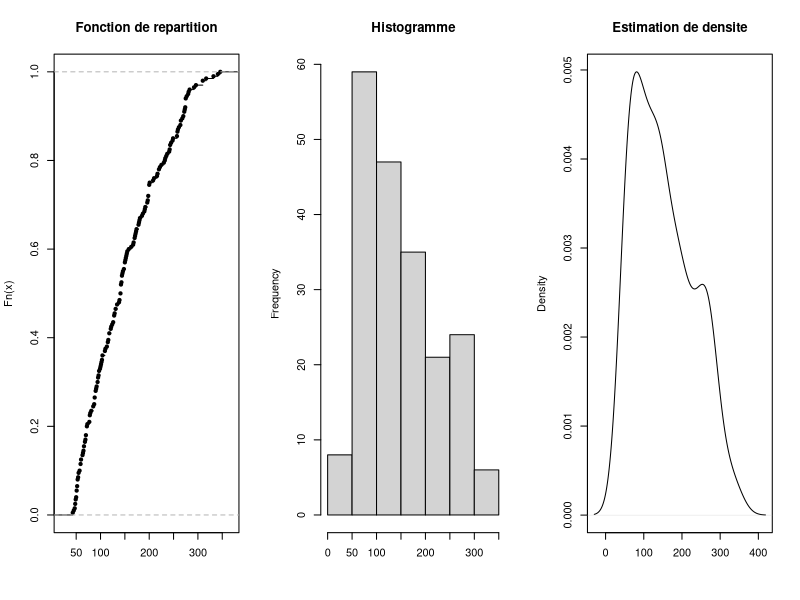
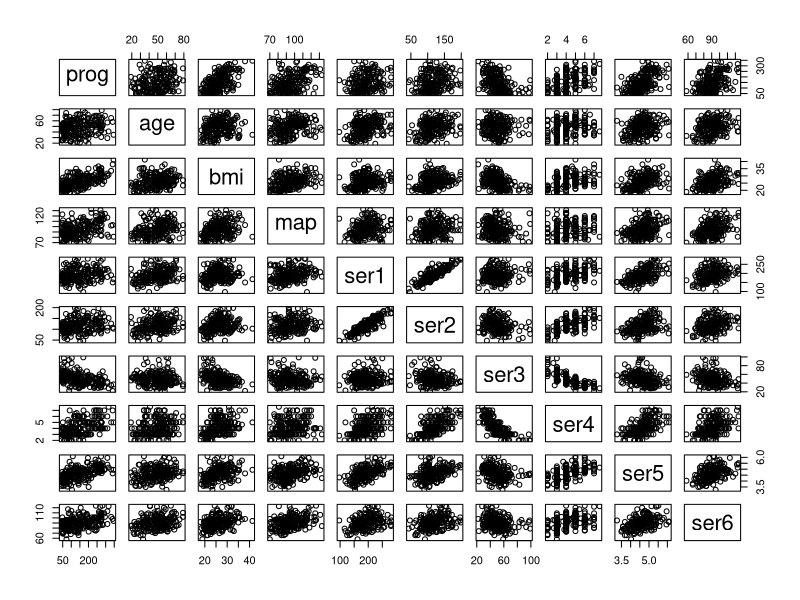
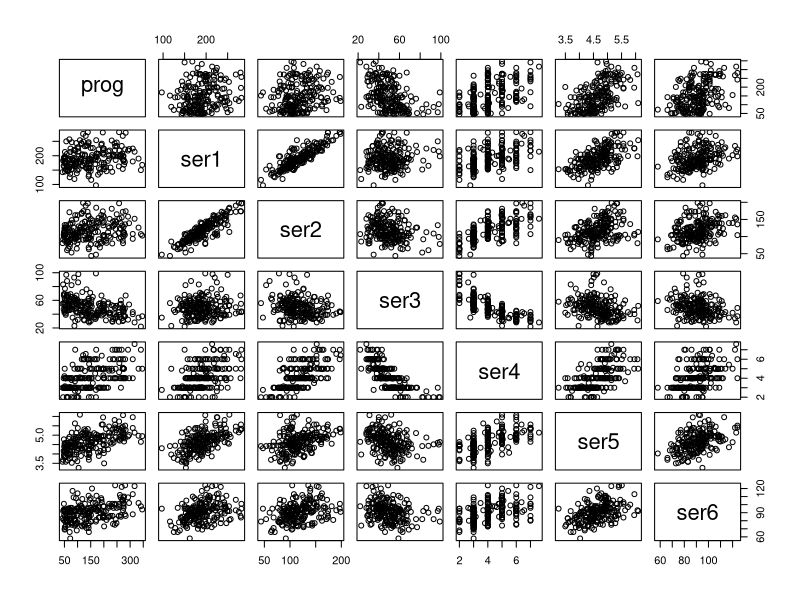
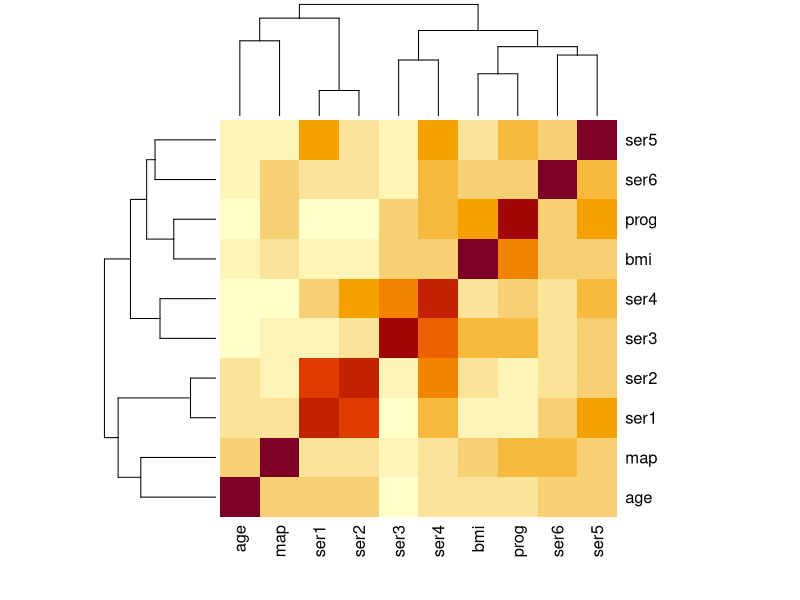
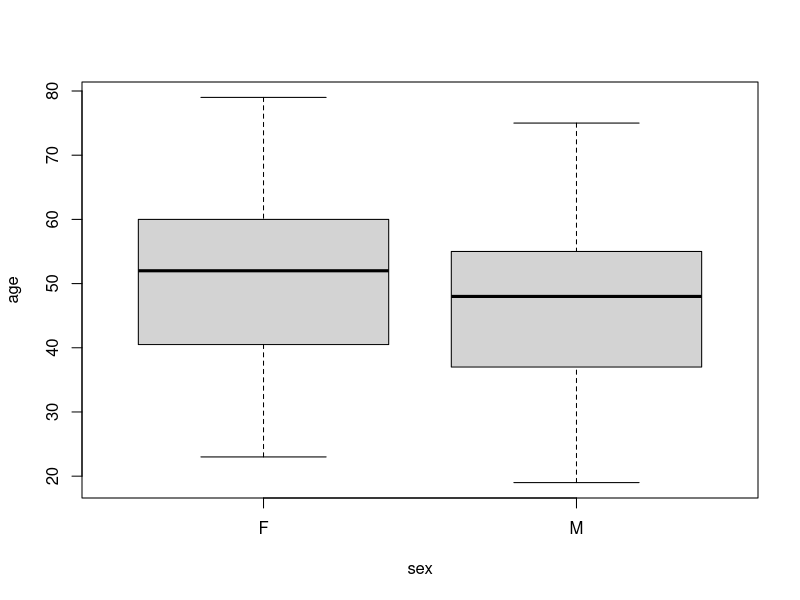
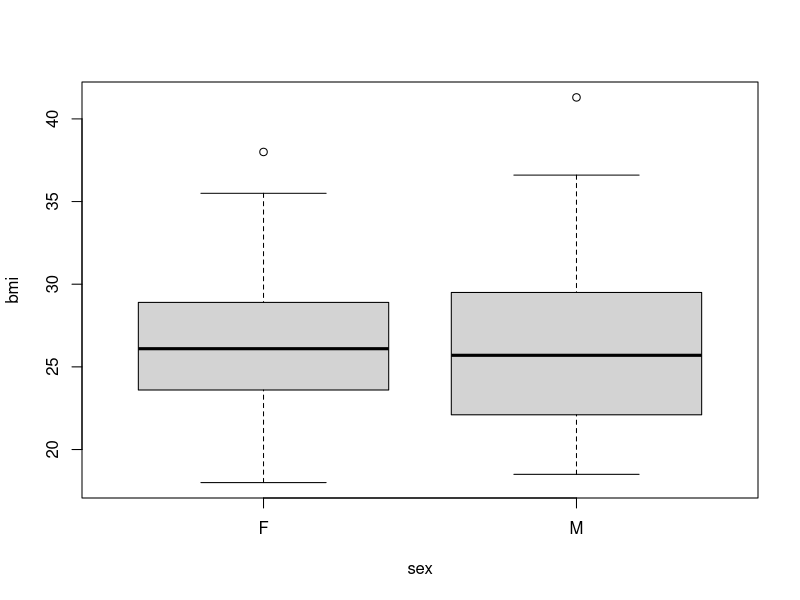
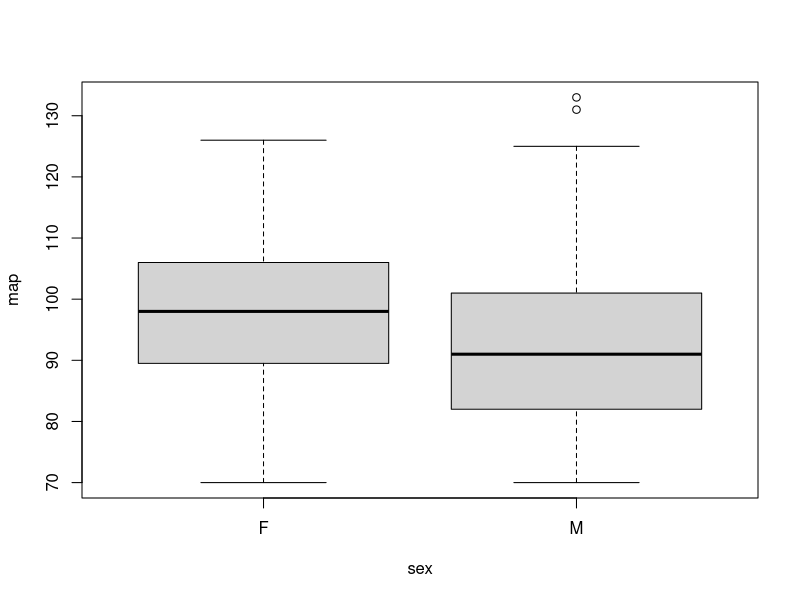
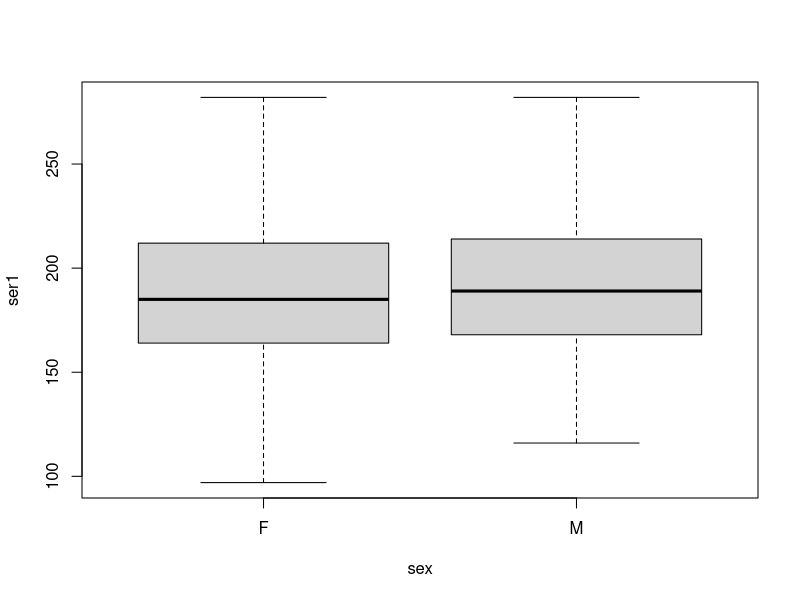

Write the R code that produced these figures, in order.
### TP6 - Selection de variables
### Code R pour commencer

#### Question 1
diabetes1 <- read.table(file="diabetes1.txt")
head(diabetes1)
summary(diabetes1)

## Distribution de la variable d'intérêt
par(mfrow=c(1,3))
plot(ecdf(diabetes1$prog),main="Fonction de repartition",xlab="")
hist(diabetes1$prog,main="Histogramme",xlab="")
plot(density(diabetes1$prog),main="Estimation de densite",xlab="")

## Graph pair à pair
## On enlevèe la variable "sex" qui est qualitative
pairs(prog~.,data=diabetes1[,c(-3)])

## Un peu difficile à lire, on peut sélectionner un sous ensemble
pairs(prog~.,data=diabetes1[,c(1,6:11)])

## Etude des corrélations
heatmap(abs(cor(diabetes1[,c(-3)])))
round(cor(diabetes1[,c(-3)]),2)

# Question 3
# Analyse du lien entre sex et les autres variables
par(mfrow=c(1,1))
boxplot(age~sex,data=diabetes1,xlab="sex",ylab="age")
boxplot(bmi~sex,data=diabetes1,xlab="sex",ylab="bmi")
boxplot(map~sex,data=diabetes1,xlab="sex",ylab="map")
boxplot(ser1~sex,data=diabetes1,xlab="sex",ylab="ser1")
boxplot(ser2~sex,data=diabetes1,xlab="sex",ylab="ser2")
boxplot(ser3~sex,data=diabetes1,xlab="sex",ylab="ser3")
boxplot(ser4~sex,data=diabetes1,xlab="sex",ylab="ser4")
boxplot(ser5~sex,data=diabetes1,xlab="sex",ylab="ser5")
boxplot(ser6~sex,data=diabetes1,xlab="sex",ylab="ser6")

## On observe quelques différences entre les
## deux groupes, toutefois il ne semble pas que ces
## différences soient très importantes, ce qui suggère
## d'utiliser le modèle proposé... Toutefois, on pourrait
## se poser la question de savoir si c'est vraiment pertinent
## que ser2 (par exemple) ne dépende pas du sexe: ie
## peut-être qu'il faudrait tenir compte des interactions
## entre les covariables... cela peut s'étudier.
##
## En d'autres termes: il semble satisfaisant de considérer
## que les coefficients correspondants aux variables
## age,bmi,map,ser1-6 ne soient les mêmes pour les deux
## sexes, mais cela pourrait mériter une analyse plus fine.
## En particulier on pourrait considérer un modèle où
## ces coeffs dépendent du sexe pour voir ce qu'il se passe
## (modèle avec interactions).

# Question 5
complet<- lm(prog~.,data=diabetes1)
nul<- lm(prog~1,data=diabetes1)
anova(nul,complet)

## Summary du modèle complet
## On remarque qu'il n'y a qu'un seul coefficient pour "sex" car
## on sait que le modèle est surparamétré, il faut donc que soit
## \mu_F = 0 ou \mu_M = 0...
## On voit que le niveau de référence choisit par R ici est F
## c'est à dire que par default \mu_F = 0
summary(complet)

## Si ce choix ne nous plait pas, on peut changer
## Ici on utilise M comme facteur de référence (donc \mu_M = 0)
factor(diabetes1$sex) # Pour info
diabetes1$sex<-factor(diabetes1$sex,levels=c("M","F"))
factor(diabetes1$sex) # Pour info

# On recommence
complet<- lm(prog~.,data=diabetes1)
summary(complet)

## L'idée ici c'est qu'on compare 2 groupes entre eux (M versus F)
## et on doit donc choisir un groupe de référence.

## On n'oublie pas les diagnostiques
par(mfrow=c(2,2))
plot(complet,which=c(1,2,4,5))

# Un shapiro au passage
shapiro.test(complet$residuals)
# On conserve H0 au risque d'erreur de première espèce 5%

####################

### Question 6: recherche exhaustive
# Eventuellement si pas déjà installé:
# install.packages("leaps")
library(leaps)


## meilleur modèles a p paramètres (nbest=1)
rech.ex1<-regsubsets(prog~.,data=diabetes1,nvmax=11,nbest=1,intercept=TRUE,method="exhaustive")


## 6a.  Visualisation des meilleurs modeles (1 par dimension), classes selon la valeur du R^2
par(mfrow=c(1,1))
plot(rech.ex1,scale="r2")
plot(rech.ex1,scale="adjr2")
plot(rech.ex1,scale="Cp")
plot(rech.ex1,scale="bic")

summary(rech.ex1)

## 6b. Le resultat de la commande summary contient des informations interessantes

## 500 meilleurs modèles à p paramètres (nbest=500)
## l'option "really.big=TRUE" precise qu'il y a beaucoup (trop) de modeles pour les enumerer simplement
rech.ex500<-regsubsets(prog~.,data=diabetes1,nvmax=11,nbest=500,intercept=TRUE,method="exhaustive",really.big=TRUE)

## Quelques plots intéressants

# SCR
# Chaque point correspond à un modèle (il y en a 1024 possibles ici)
# Pour mieux visualiser, on entoure en rouge le meilleur modèle
# pour chaque nombre de paramètre
nb.param1<-as.numeric(rownames(summary(rech.ex1)$which))## nombre de parametres de la liste des modeles choisis
nb.param500<-as.numeric(rownames(summary(rech.ex500)$which))## nombre de parametres de la liste des modeles choisis
plot(nb.param500,log(summary(rech.ex500)$rss),type="p",pch=20, col="gray",cex=0.7,xlab="Nombre de parametres",ylab="log(SCR)")
points(nb.param1,log(summary(rech.ex1)$rss),pch=1,col="red")

# Pour le SCR: on remarque un gain assez important on considérant 2
# variables au lieu de 1, puis une très légère augmentation jusqu'a
# 6 ou 7 variables, puis quasiment plus rien.
#
# En revanche, le SCR ne peux que diminuer lorsqu'on ajoute des
# variables, ce n'est donc pas un très bon critère pour choisir
# le nombre de variables le plus adapté.

# R2: essentiellement la même chose que SCR
# On ignore donc ici

# On passe donc au R^2 ajusté
plot(nb.param500,summary(rech.ex500)$adjr2,type="p",pch=20, col="gray",cex=0.7,xlab="Nombre de parametres",ylab="AdjR2")
points(nb.param1,summary(rech.ex1)$adjr2,pch=1,col="red")
# cbind(nb.param1,summary(rech.ex1)$adjr2)

# Cp
plot(nb.param500,summary(rech.ex500)$cp,type="p",pch=20, col="gray",cex=0.7,xlab="Nombre de parametres",ylab="Cp")
points(nb.param1,summary(rech.ex1)$cp,pch=1,col="red")
# cbind(nb.param1,summary(rech.ex1)$cp)

# Bic
plot(nb.param500,summary(rech.ex500)$bic,type="p",pch=20, col="gray",cex=0.7,xlab="Nombre de parametres",ylab="BIC")
points(nb.param1,summary(rech.ex1)$bic,pch=1,col="red")
cbind(nb.param1,summary(rech.ex1)$bic)

# Concentrons nous sur les "meilleurs modèles" de chaque dimension
# Pour les 3 critères (R^2 ajusté, Cp, BIC):
# - On gagne a ajouter des variables jusqu'a environ D=6
# - Les 3 critères deviennent moins bons au dela de D > 6
# - R^2 ajusté est maximal lorsque D = 6 (presque égal si D=7)
# - Cp et BIC sont minimal pour D = 6
# Donc dans cet exemple, peu importe le critère choisi on
# sélectionne un modèle avec 6 variables explicatives.
# Précisément on choisit le modèle:
indRa2<-which.max(summary(rech.ex1)$adjr2)
names(which(summary(rech.ex1)$which[indRa2,]==TRUE))
summary(rech.ex1)$which[indRa2,]

# Pour être complet:
# On note une différence entre les courbes pour le critère BIC et Cp,
# pour des valeurs de $D>7$, le critère BIC remonte plus vite que le
# critère Cp. Ceci illustre le fait que BIC "pénalise" plus fortement
# que Cp les modèeles de grande dimension.
# (cf. la comparaison entre critères vue en cours).

## 6c.
# On a déjà partiellement répondu puisque tous les critères retiennent
# le meme modèle, qu'on a déjà affiché.
#
# On peut ajuster ce modèle pour être complet.
modele.Ra2<-lm(prog~., data=diabetes1[,summary(rech.ex1)$which[indRa2,]])
modele.Ra2$rank
summary(modele.Ra2)
plot(modele.Ra2)
shapiro.test(modele.Ra2$residuals)

# Exactement la meme chose, car les deux critères ont sélectionné le
# meme modèle... mais ce n'est pas toujours le cas!
indcp<-which.min(summary(rech.ex1)$cp)
modele.cp<-lm(prog~.,data=diabetes1[,summary(rech.ex1)$which[indcp,]])
sum(summary(rech.ex1)$which[indcp,])# nb de param


##### REMARQUE
##### la recherche exhaustive peut etre très lourde car le nombre
##### de modèles possible est potentiellement grand: ici 2^10 = 1024
##### modèles possibles. C'est pour cela que dès que le nombre de
##### variables devient important, une recherce exhaustive n'est pas
##### raisonnable. Dans ce cas, on utilise d'autres algorithmes.
##### Une possibilité est d'utiliser des algorithmes "greedy",
##### dont quelques exemples sont donnés dans les questions suivantes.

###### Question 7: 

# On part du modèle complet
summary(complet)
# La p-value la plus élevée est pour le coefficient correspondant a ser3
# On ajuste donc le modèle sans cette variable
summary(lm(prog~.-ser3,data=diabetes1))
# La p-value la plus élevée est pour le coefficient correspondant a ser6
summary(lm(prog~.-ser3-ser6,data=diabetes1))
# La p-value la plus élevée est pour le coefficient correspondant a age
summary(lm(prog~.-ser3-ser6-age,data=diabetes1))
# La p-value la plus élevée est pour le coefficient correspondant a ser1
summary(lm(prog~.-ser3-ser6-age-ser1,data=diabetes1))

## A ce stade toutes les p-values sont << 0.05, on conserve donc ce modele
## C'est à dire le modèle avec sexF, bmi,map, ser2,ser4,ser5
## On observe que c'est le même modèle qu'avec la recherche exhasutive
## L'algorithme a donc permis de trouver le meilleur modèle.
## Ceci dit, il n'y a aucune garantie que ce soit toujours le cas.
## En revanche: c'est beaucoup moins couteux, surtout quand le nombre
## de covariables est grand.


###### Question 8: recherche stepwise

## Premiere methode: avec regsubsets
rech.forward<-regsubsets(prog~.,data=diabetes1,method="forward",nvmax=11,nbest=1,intercept=TRUE)
summary(rech.forward) # Intéressant: pas le meme modèle qu'avec backward.

plot(rech.forward,scale="adjr2",main="forward")
plot(rech.ex1,scale="adjr2",main="exhaustif")

summary(rech.forward)
summary(rech.ex1)

##
## On observe que la sélection forward et la recherche exhaustive
## ne sélectionnent pas le même modèle pour certaines valeurs de D. 
##
## Par construction, la sélection forward ne fait qu'ajouter des
## variables (on ne peut jamais en retirer).
##
## A l'inverse, avec la recherche exhaustive, certaines variables
## sont ajoutées puis retirées (ser3 et ser2).
##
## Pour D=6, la différence est importante: 
## ser2 et ser4 (obtenues par recherche exhaustive) sont remplacées
## par ser1 et ser3.
## C'est l'une des conséquences des corrélations entre covariables.
##
## On peut comparer les deux modèles
summary(lm(prog~., data=diabetes1[,summary(rech.ex1)$which[6,]]))
summary(lm(prog~., data=diabetes1[,summary(rech.forward)$which[6,]]))
## On constate qu'on perd un peu en term de R^2 ajusté
## avec le modèle sélectionné par méthode forward.
##

# Modèles sélectionnées pour chaque critère
par(mfrow=c(2,2))
plot(rech.forward,scale="r2",main="forward")
plot(rech.forward,scale="Cp",main="forward")
plot(rech.forward,scale="bic",main="forward")
plot(rech.forward,scale="adjr2",main="forward")

##
## Enfin, avec la recherche forward (idem backward), le modèle
## choisi dépend du critère sélectionné (car a chaque étape on ne peut
## que ajouter, ou bien enlever des variables). Par exemple ici,
modele.forward.cp<-lm(prog~.,data=diabetes1[,summary(rech.forward)$which[which.min(summary(rech.forward)$cp),]])
summary(modele.forward.cp)
# cp sélectionne un modèle avec 7 covariables + intercept.
modele.forward.bic<-lm(prog~.,data=diabetes1[,summary(rech.forward)$which[which.min(summary(rech.forward)$bic),]])
summary(modele.forward.bic)
## bic sélectionne un modèle avec 5 covariables + intercept.

###### Question 9: erreur de prevision

diabetes2 <- read.table(file="diabetes2.txt")
y.test<-diabetes2$prog

## Calcul de l'erreur de prevision moyenne avec le modele "nul"
err.nul<-mean((y.test - predict(nul, diabetes2))^2)

## Les autres modèles considérés.
## On sait que la recherche exhaustive a sélectionné le même modèle
## quelque soit le critère choisit, on ne regarde ici donc qu'un seul de ces
## modèles. On regarde aussi les modèles obtenues par recherche forward
## selon les critères Cp et BIC.
err.complet<-mean((y.test - predict(complet, diabetes2))^2)
err.Ra2<-mean((y.test - predict(modele.Ra2, diabetes2))^2)
err.forward.bic<-mean((y.test - predict(modele.forward.bic, diabetes2))^2)
err.forward.cp<-mean((y.test - predict(modele.forward.cp, diabetes2))^2)

resq6 <- data.frame(modele=c("nul","complet","R_a^2","Forward BIC","Forward Cp"), 
                    erreur=c(err.nul,err.complet,err.Ra2,err.forward.bic,err.forward.cp))
print(resq6)

## Etonnamment, on obtient une erreur de prévision largement plus faible
## avec la recherche forward qu'avec la recherche exhaustive. 
##
## Ce n'est absolument pas systématique, mais cela peut arriver: 
## les critèreres Ra^2, Cp, BIC (sur les données d'entrainement, diabetes1) 
## ne sont pas parfaits et ne fournissent pas toujours le meilleur modèle 
## (au sens de l'erreur de prévision).
##
## Ceci montre l'intérêt de disposer de données test (diabetes2) 
## sur lesquelles on peut estimer l'erreur de prévision.
##
## Si le but est la prévision: alors il pourrait être une bonne idée
## de faire une recherche (exhaustive, forward ou backward) en utilisant
## comme critère de sélection l'erreur de prévision sur les données tests.
##
## Aussi, il n'y a aucune raison que le modèle a D variables le mieux au
## sens d'un critère Cp, Ra^2, BIC, etc.. soit le meilleur modèle pour la
## prédiction... Il est donc important de savoir ce que l'on veut faire :)
